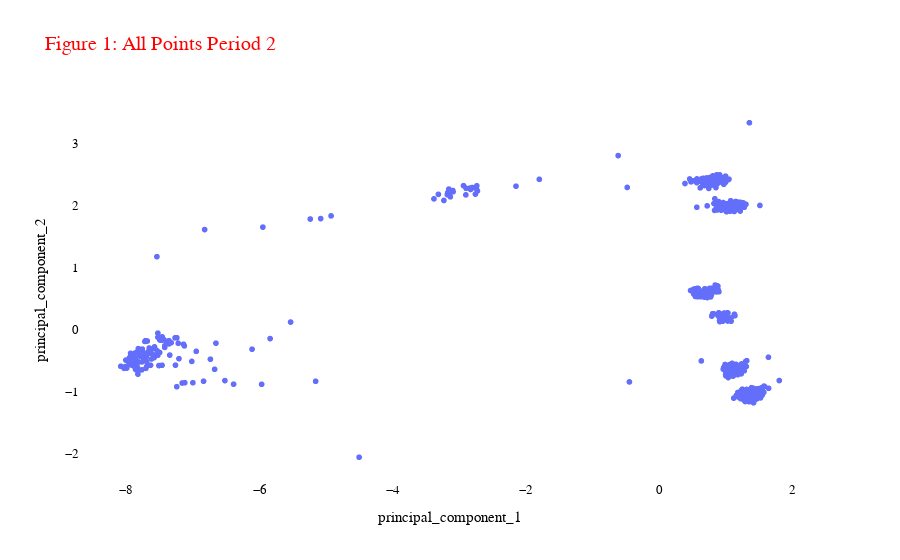

Write notebook code for a chart like this one.
### Code cell
plot_firms(pca_df_3, "Figure 1: All Points Period 2").show()

### Figure 1 — Plotly figure (JSON) as saved in the notebook; plotly's stock layout.template omitted (floating-point values rounded to 4 significant figures; data arrays with more than 128 entries replaced by an {"elided": "..."} marker saying what was removed)
{"data": [{"customdata": {"elided": "1094x1 int values"}, "hovertemplate": "principal_component_1=%{x}<br>principal_component_2=%{y}<br>index=%{customdata[0]}<extra></extra>", "legendgroup": "", "marker": {"color": "#636efa", "symbol": "circle"}, "mode": "markers", "name": "", "showlegend": false, "type": "scattergl", "x": {"elided": "1094 float values"}, "xaxis": "x", "y": {"elided": "1094 float values"}, "yaxis": "y"}], "layout": {"font": {"family": "Arial Black"}, "legend": {"font": {"color": "black", "size": 10}, "tracegroupgap": 0}, "plot_bgcolor": "white", "title": {"font": {"color": "red", "size": 20}, "text": "Figure 1: All Points Period 2"}, "xaxis": {"anchor": "y", "domain": [0, 1], "tickfont": {"color": "black", "size": 13}, "title": {"font": {"color": "black", "size": 15}, "text": "principal_component_1"}}, "yaxis": {"anchor": "x", "domain": [0, 1], "tickfont": {"color": "black", "size": 13}, "title": {"font": {"color": "black", "size": 15}, "text": "principal_component_2"}}}}
